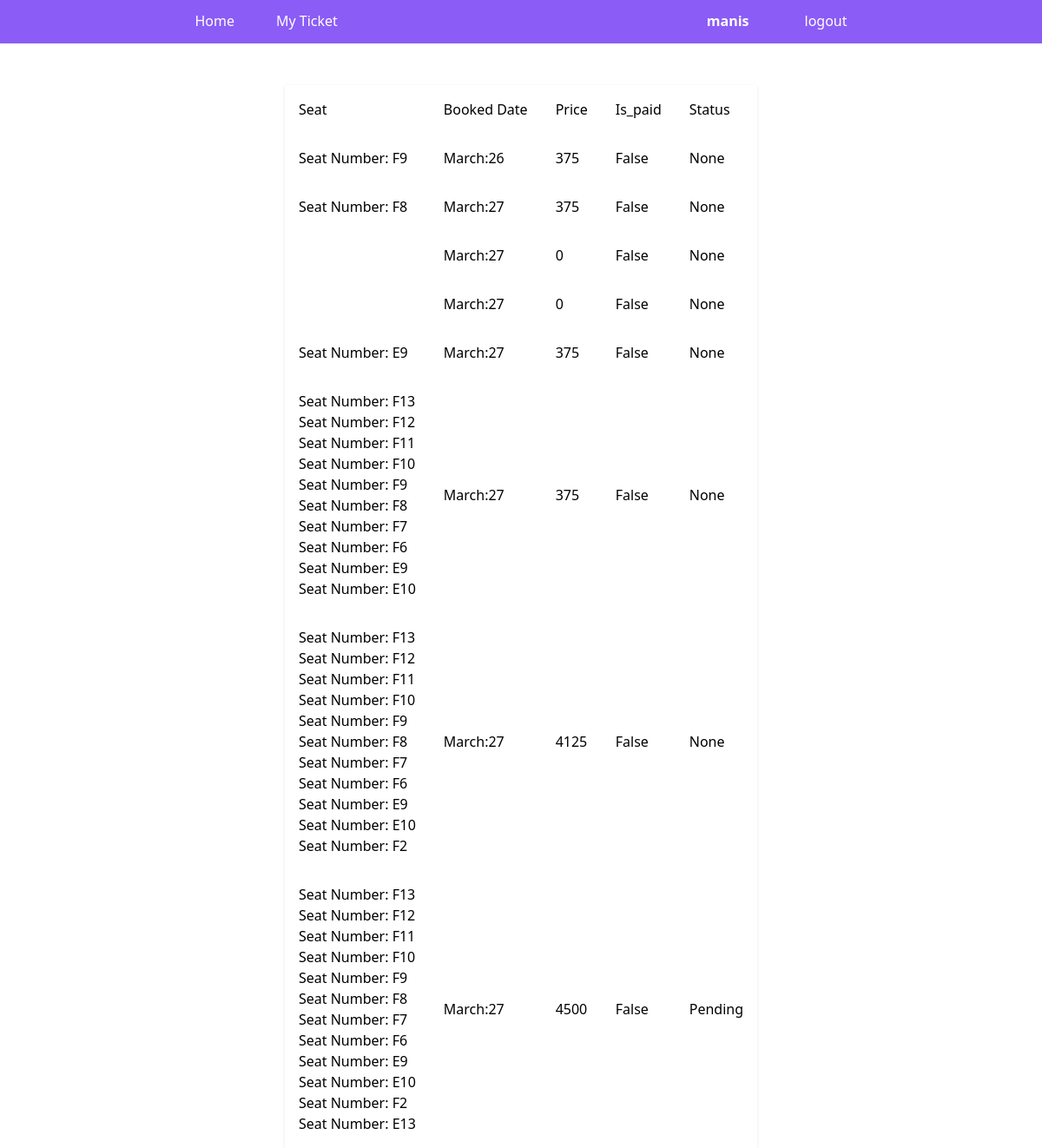
Screenshot of /booked_seat (signed in) with the database file from the repository.
### app/models.py (models this page shows, shortened)
class BookingDetail(models.Model):
    booking = models.ForeignKey(SeatBooking, on_delete=models.CASCADE, related_name='details')
    seat = models.ForeignKey(Seat, on_delete=models.CASCADE, related_name='booking_details')
    price = models.IntegerField(help_text="Price at the time of booking")
    class Meta:
        unique_together = (('booking', 'seat'),)  # Ensure a seat is only booked once per booking

class Seat(models.Model):
    seat_number = models.CharField(max_length=5)
    seat_class = models.ForeignKey(Seat_Class, on_delete=models.CASCADE, related_name='seats')

class SeatBooking(models.Model):
    user = models.ForeignKey(settings.AUTH_USER_MODEL, on_delete=models.SET_NULL, null=True, blank=True)
    screening = models.ForeignKey(Screening, on_delete=models.CASCADE, related_name='bookings')
    booked_date = models.DateTimeField(auto_now_add=True)
    total_price = models.IntegerField(help_text="Total price for all booked seats")
    purchase_order_id = models.UUIDField(default=uuid.uuid4, editable=False, unique=True)
    transaction_id = models.CharField(max_length=100, blank=True, null=True)
    status = models.CharField(max_length=100, blank=True, null=True)
    paymentid = models.CharField(max_length=100, blank=True, null=True)
    is_paid = models.BooleanField(default=False)
    def __str__(self):
        return f"Booking #{self.pk} by {self.user.username if self.user else 'Unknown User'}"

### app/views.py (the view)
# urls.py: path('booked_seat',views.booked_page,name='booked'),
def booked_page(request):
    seat = SeatBooking.objects.filter(user=request.user)
    print(seat)
    for booking in seat:
        print(booking)
        print(booking.details)
        for detail in booking.details.all():
            print(detail.seat.seat_number)
    return render(request,'booked.html',{'bookedseat':seat})

### app/views.py (called while the page is built)
def add_username_to_context(request):
    if request.user.is_authenticated:
        username = request.user.username
    else:
        username = 'Guest'
    return {
        'username': username
    }

### app/templates/booked.html (shortened to what this page needs)
{% load static %}
<!DOCTYPE html>
<html lang="en">
<head>
    <link href="{% static 'css/output.css' %}" rel="stylesheet">
</head>
<body>
    {% include 'navbar.html' %}
    <div class="mt-12">
        <table class="shadow m-auto">
            <tr class="hover:bg-green-400">
                <td class="p-4">Seat</td>
                <td class="p-4">Booked Date</td>
                <td class="p-4">Price</td>
                <td class="p-4">Is_paid</td>
                <td class="p-4">Status</td>
            </tr>
            {% for seat in bookedseat %}
            <tr class="hover:bg-green-400">
                <td class="p-4">
                {% for detail in seat.details.all %}
                    <p>Seat Number: {{ detail.seat.seat_number }}</p>
                {% endfor %}
                </td>
                <td class="p-4">{{seat.booked_date|date:"N:d"}}</td>
                <td class="p-4">{{seat.total_price}}</td>
                <td class="p-4">{{seat.is_paid}}</td>
                <td class="p-4">{{seat.status}}</td>
            </tr>
            {% endfor %}
        </table>
    </div>
</body>
</html>

### app/templates/navbar.html (shortened to what this page needs)
<nav class="flex justify-around bg-violet-500 text-white p-3">
    <ul class="flex gap-12">
        <li class="">
            <a href="{% url 'home' %}" class="group transition duration-300">Home
            </a>
        </li>
        <li>
            <a href="{% url 'booked' %}" class="group transition duration-300">My Ticket
            </a>
        </li>
    </ul>
    <div class="flex ">
        <p class="font-semibold">{{username}}</p>
        <a href="" class="ml-16">logout</a>
    </div>
</nav>

### rows the page displays
SeatBooking: booked_date "March:26", total_price "375", is_paid "False", status "None"
BookingDetail: seat.seat_number "F9"
SeatBooking: booked_date "March:27", total_price "375", is_paid "False", status "None"
BookingDetail: seat.seat_number "F8"
SeatBooking: booked_date "March:27", total_price "0", is_paid "False", status "None"
SeatBooking: booked_date "March:27", total_price "0", is_paid "False", status "None"
SeatBooking: booked_date "March:27", total_price "375", is_paid "False", status "None"
BookingDetail: seat.seat_number "E9"
SeatBooking: booked_date "March:27", total_price "375", is_paid "False", status "None"
BookingDetail: seat.seat_number "F13"
BookingDetail: seat.seat_number "F12"
BookingDetail: seat.seat_number "F11"
BookingDetail: seat.seat_number "F10"
BookingDetail: seat.seat_number "F9"
BookingDetail: seat.seat_number "F8"
BookingDetail: seat.seat_number "F7"
BookingDetail: seat.seat_number "F6"
BookingDetail: seat.seat_number "E9"
BookingDetail: seat.seat_number "E10"
SeatBooking: booked_date "March:27", total_price "4125", is_paid "False", status "None"
BookingDetail: seat.seat_number "F13"
BookingDetail: seat.seat_number "F12"
BookingDetail: seat.seat_number "F11"
BookingDetail: seat.seat_number "F10"
BookingDetail: seat.seat_number "F9"
BookingDetail: seat.seat_number "F8"
BookingDetail: seat.seat_number "F7"
BookingDetail: seat.seat_number "F6"
BookingDetail: seat.seat_number "E9"
BookingDetail: seat.seat_number "E10"
BookingDetail: seat.seat_number "F2"
SeatBooking: booked_date "March:27", total_price "4500", is_paid "False", status "Pending"
BookingDetail: seat.seat_number "F13"
BookingDetail: seat.seat_number "F12"
BookingDetail: seat.seat_number "F11"
BookingDetail: seat.seat_number "F10"
BookingDetail: seat.seat_number "F9"
BookingDetail: seat.seat_number "F8"
BookingDetail: seat.seat_number "F7"
BookingDetail: seat.seat_number "F6"
BookingDetail: seat.seat_number "E9"
BookingDetail: seat.seat_number "E10"
BookingDetail: seat.seat_number "F2"
BookingDetail: seat.seat_number "E13"

### other values shown
{{ username }} "manis"
